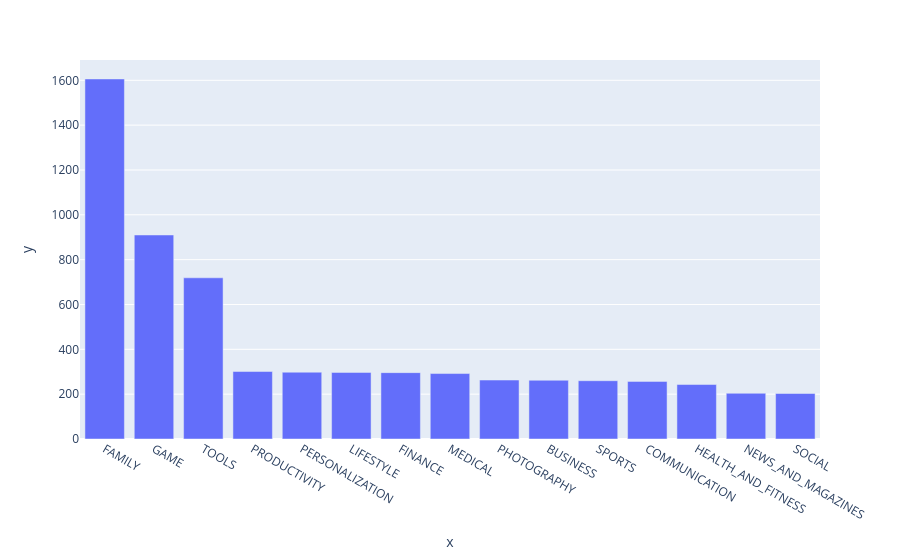

Notebook source saved alongside this figure:
### Code cell
bar = px.bar(x=total_values.index,y=total_values.values)
bar.show()

### Figure 1 — Plotly figure (JSON) as saved in the notebook; plotly's stock layout.template omitted (floating-point values rounded to 4 significant figures)
{"data": [{"alignmentgroup": "True", "hovertemplate": "x=%{x}<br>y=%{y}<extra></extra>", "legendgroup": "", "marker": {"color": "#636efa", "pattern": {"shape": ""}}, "name": "", "offsetgroup": "", "orientation": "v", "showlegend": false, "textposition": "auto", "type": "bar", "x": ["FAMILY", "GAME", "TOOLS", "PRODUCTIVITY", "PERSONALIZATION", "LIFESTYLE", "FINANCE", "MEDICAL", "PHOTOGRAPHY", "BUSINESS", "SPORTS", "COMMUNICATION", "HEALTH_AND_FITNESS", "NEWS_AND_MAGAZINES", "SOCIAL"], "xaxis": "x", "y": [1606, 910, 719, 301, 298, 297, 296, 292, 263, 262, 260, 257, 243, 204, 203], "yaxis": "y"}], "layout": {"barmode": "relative", "legend": {"tracegroupgap": 0}, "margin": {"t": 60}, "xaxis": {"anchor": "y", "domain": [0, 1], "title": {"text": "x"}}, "yaxis": {"anchor": "x", "domain": [0, 1], "title": {"text": "y"}}}}
